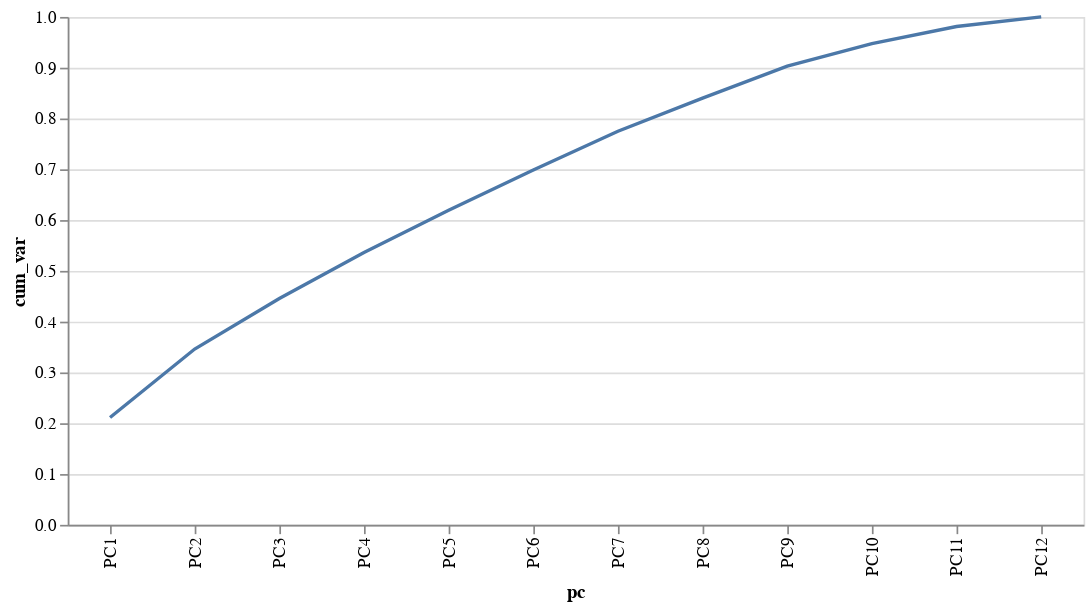

Notebook source saved alongside this figure:
### Code cell
alt.Chart(pc_df).mark_line().transform_window(
    cum_var='sum(exp_variance)'
).encode(
    x=alt.X('pc:N', sort=list(X.columns)),
    y='cum_var:Q'
).properties(width=600)

### Figure 1 — Vega-Lite specification as saved in the notebook (floating-point values rounded to 4 significant figures)
{"config": {"view": {"continuousWidth": 300, "continuousHeight": 300}}, "data": {"name": "data-beffe3e5d63361eb3a715e6dc8366dc6"}, "mark": {"type": "line"}, "encoding": {"x": {"field": "pc", "sort": ["mth_year", "category", "gender", "job", "city_pop", "distance", "hour", "weekday", "mean_amt", "max_amt", "min_amt", "total_amt"], "type": "nominal"}, "y": {"field": "cum_var", "type": "quantitative"}}, "transform": [{"window": [{"op": "sum", "field": "exp_variance", "as": "cum_var"}]}], "width": 600, "$schema": "https://vega.github.io/schema/vega-lite/v5.8.0.json", "datasets": {"data-beffe3e5d63361eb3a715e6dc8366dc6": [{"pc": "PC1", "exp_variance": 0.2114}, {"pc": "PC2", "exp_variance": 0.1347}, {"pc": "PC3", "exp_variance": 0.09946}, {"pc": "PC4", "exp_variance": 0.09061}, {"pc": "PC5", "exp_variance": 0.08334}, {"pc": "PC6", "exp_variance": 0.07907}, {"pc": "PC7", "exp_variance": 0.07637}, {"pc": "PC8", "exp_variance": 0.06511}, {"pc": "PC9", "exp_variance": 0.06284}, {"pc": "PC10", "exp_variance": 0.04433}, {"pc": "PC11", "exp_variance": 0.03384}, {"pc": "PC12", "exp_variance": 0.01889}]}}
